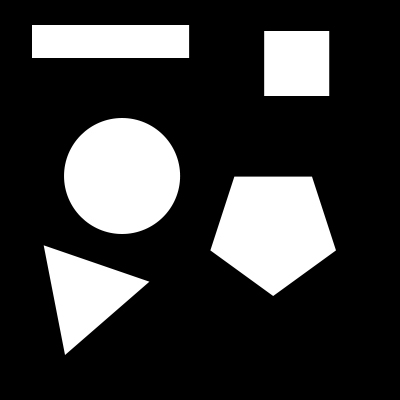
#> input picture PDIPython/resource/formas_binario.jpg, 400 x 400 px, found by its file name
$ python DesenhaContornos.py   (older library calls are emulated)
#> lines starting #> are read from the running program, lines starting #| are printed output that depends on the picture; after the words box and inside, x2 and y2 are one past the last pixel; in counts of white or black regions, pixels touching at a corner belong together
import cv2
import numpy as np

#imagem original
img_binaria = cv2.imread('resource\\formas_binario.jpg')
#> img_binaria is the input picture: shape (400, 400, 3); min 0, max 255, mean 57

#imagem desfocada
img_desfocada = cv2.GaussianBlur(img_binaria, (5, 5), 0)
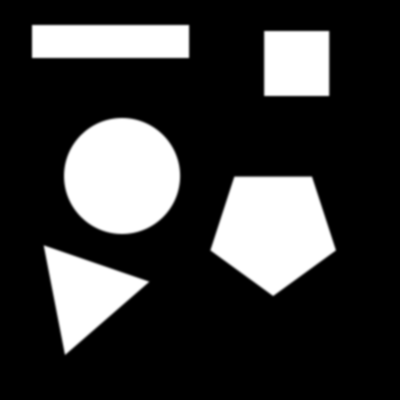
#> img_desfocada: shape (400, 400, 3); min 0, max 255, mean 57

#imagem escala de cinza
img_binaria_gray = cv2.cvtColor(img_desfocada, cv2.COLOR_BGR2GRAY)

padrao = cv2.RETR_TREE
#padrao = cv2.RETR_EXTERNAL

img, cont, hier = cv2.findContours(img_binaria_gray, padrao, cv2.CHAIN_APPROX_NONE)
#> cont = 5 contours; box (x1, y1, x2, y2) and area: (62, 116, 183, 236) 11414, (208, 174, 338, 298) 11272, (41, 243, 152, 357) 6196, (30, 23, 192, 60) 5795, (262, 29, 332, 98) 4691

for c in cont:
    perimetro = cv2.arcLength(c, True)
    approx = cv2.approxPolyDP(c, 0.04 * perimetro, True)
    cv2.drawContours(img_binaria, [c], -1, (0,0,255), 2)

    #dimensoes das formas
    posX, posY, alt, lar = cv2.boundingRect(c)
    print(posX, posY, alt, lar)
#> this loop made 5 passes
#> (perimetro, approx, posX, posY, alt, lar) on passes 1, 4, 5: (368.1, [[42, 243], [67, 356], [151, 280]], 41, 243, 111, 114), (272.8, [[262, 29], [262, 97], [331, 96], [330, 29]], 262, 29, 70, 69), (392.8, [[30, 23], [30, 59], [191, 58], [190, 23]], 30, 23, 162, 37)
#> (perimetro, posX, posY, alt, lar) on passes 2 to 3: (421.4, 208, 174, 130, 124), (399.7, 62, 116, 121, 120)
#| 41 243 111 114
#| 208 174 130 124
#| 62 116 121 120
#| 262 29 70 69
#| 30 23 162 37
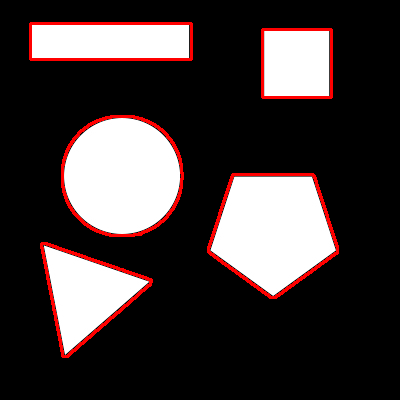
#> img_binaria: shape (400, 400, 3); 3.67% of pixels changed, all inside (x1, y1, x2, y2) = (29, 22, 339, 358)

cv2.imshow('RESULTADO GRAY', img_binaria_gray)
cv2.imshow('RESULTADO', img_binaria)

cv2.waitKey(0)
cv2.destroyAllWindows()
